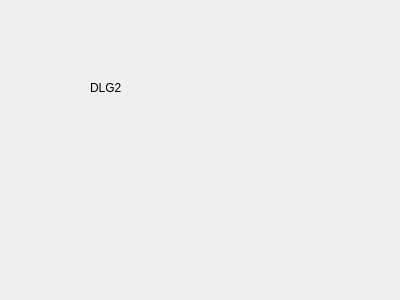
<?xml version="1.0" encoding="UTF-8"?>
<ui version="4.0">
 <class>Dialog</class>
 <widget class="QDialog" name="Dialog">
  <property name="geometry">
   <rect>
    <x>0</x>
    <y>0</y>
    <width>400</width>
    <height>300</height>
   </rect>
  </property>
  <property name="windowTitle">
   <string>Dialog2</string>
  </property>
  <widget class="QLabel" name="label_2">
   <property name="geometry">
    <rect>
     <x>90</x>
     <y>80</y>
     <width>51</width>
     <height>16</height>
    </rect>
   </property>
   <property name="text">
    <string>DLG2</string>
   </property>
  </widget>
 </widget>
 <resources/>
 <connections/>
</ui>
